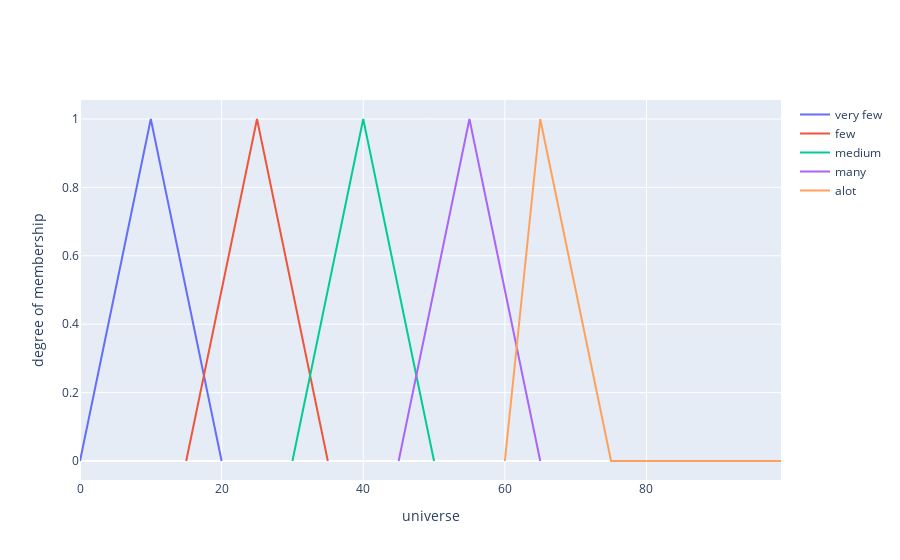

Source (notebook cell):
### Markdown cell above
## **📝 Antecedent - Drug Sales over the Past Month**

---

**👉 `Y` is our antecedent and the linguistic variable for the amount of selling drug over the past month.**

> * First we picked up three linguistic values with range `[0, 21), [15, 36), [30, 51), [45, 66) and [60, 101)` from our `universe` for `very_few`, `few`, `medium`, `many` and `alot` respectively for `Y.`
> * Second we used triangular membership function to generate membership degree for each defined fuzzy set (linguistic values).
> * Finally we plotted the line of each fuzzy set using their universe and their corresponding membership degree.

### Code cell
class Y: # linguistic variable
    very_few = None # linguistic value
    few      = None
    medium   = None
    many     = None
    alot     = None
    name     = "sales over the past month"

        

class _range:
    def __init__(self, lingvar, u, m=None):
        self.universe = u
        self.mf       = m
        self.lingvar  = lingvar

        

# ---------------------------------
# setting up universe for each sets
# ---------------------------------


Y.very_few = _range(lingvar="very_few", u=universe[0:21])
Y.few      = _range(lingvar="few", u=universe[15:36])
Y.medium   = _range(lingvar="medium", u=universe[30:51])
Y.many     = _range(lingvar="many", u=universe[45:66])
Y.alot     = _range(lingvar="alot", u=universe[60:101])


# -----------------------------
# generating membership degrees
# -----------------------------


Y.very_few.mf = trimf(Y.very_few.universe, [0, 10, 20])
Y.few.mf      = trimf(Y.few.universe, [15, 25, 35])
Y.medium.mf   = trimf(Y.medium.universe, [30, 40, 50])
Y.many.mf     = trimf(Y.many.universe, [45, 55, 65])
Y.alot.mf     = trimf(Y.alot.universe, [60, 65, 75])


# -----------------------------
# plotting membership functions
# -----------------------------

fig = go.Figure()
fig.add_trace(go.Scatter(x=Y.very_few.universe, y=Y.very_few.mf, mode='lines', name='very few'))
fig.add_trace(go.Scatter(x=Y.few.universe, y=Y.few.mf, mode='lines', name='few'))
fig.add_trace(go.Scatter(x=Y.medium.universe, y=Y.medium.mf, mode='lines', name='medium'))
fig.add_trace(go.Scatter(x=Y.many.universe, y=Y.many.mf, mode='lines', name='many'))
fig.add_trace(go.Scatter(x=Y.alot.universe, y=Y.alot.mf, mode='lines', name='alot'))
fig.update_xaxes(title_text='universe')
fig.update_yaxes(title_text='degree of membership')
fig.show()

### Figure 1 — Plotly figure (JSON) as saved in the notebook; plotly's stock layout.template omitted (floating-point values rounded to 4 significant figures)
{"data": [{"mode": "lines", "name": "very few", "type": "scatter", "x": [0, 1, 2, 3, 4, 5, 6, 7, 8, 9, 10, 11, 12, 13, 14, 15, 16, 17, 18, 19, 20], "y": [0, 0.1, 0.2, 0.3, 0.4, 0.5, 0.6, 0.7, 0.8, 0.9, 1, 0.9, 0.8, 0.7, 0.6, 0.5, 0.4, 0.3, 0.2, 0.1, 0]}, {"mode": "lines", "name": "few", "type": "scatter", "x": [15, 16, 17, 18, 19, 20, 21, 22, 23, 24, 25, 26, 27, 28, 29, 30, 31, 32, 33, 34, 35], "y": [0, 0.1, 0.2, 0.3, 0.4, 0.5, 0.6, 0.7, 0.8, 0.9, 1, 0.9, 0.8, 0.7, 0.6, 0.5, 0.4, 0.3, 0.2, 0.1, 0]}, {"mode": "lines", "name": "medium", "type": "scatter", "x": [30, 31, 32, 33, 34, 35, 36, 37, 38, 39, 40, 41, 42, 43, 44, 45, 46, 47, 48, 49, 50], "y": [0, 0.1, 0.2, 0.3, 0.4, 0.5, 0.6, 0.7, 0.8, 0.9, 1, 0.9, 0.8, 0.7, 0.6, 0.5, 0.4, 0.3, 0.2, 0.1, 0]}, {"mode": "lines", "name": "many", "type": "scatter", "x": [45, 46, 47, 48, 49, 50, 51, 52, 53, 54, 55, 56, 57, 58, 59, 60, 61, 62, 63, 64, 65], "y": [0, 0.1, 0.2, 0.3, 0.4, 0.5, 0.6, 0.7, 0.8, 0.9, 1, 0.9, 0.8, 0.7, 0.6, 0.5, 0.4, 0.3, 0.2, 0.1, 0]}, {"mode": "lines", "name": "alot", "type": "scatter", "x": [60, 61, 62, 63, 64, 65, 66, 67, 68, 69, 70, 71, 72, 73, 74, 75, 76, 77, 78, 79, 80, 81, 82, 83, 84, 85, 86, 87, 88, 89, 90, 91, 92, 93, 94, 95, 96, 97, 98, 99], "y": [0, 0.2, 0.4, 0.6, 0.8, 1, 0.9, 0.8, 0.7, 0.6, 0.5, 0.4, 0.3, 0.2, 0.1, 0, 0, 0, 0, 0, 0, 0, 0, 0, 0, 0, 0, 0, 0, 0, 0, 0, 0, 0, 0, 0, 0, 0, 0, 0]}], "layout": {"xaxis": {"title": {"text": "universe"}}, "yaxis": {"title": {"text": "degree of membership"}}}}
